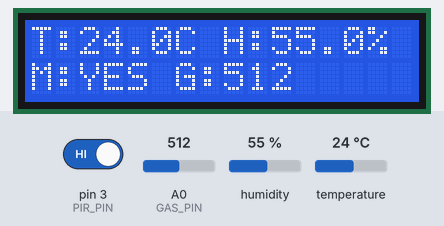
Recording of a sketch running on a simulated Arduino Uno, built with avr-gcc and run on an emulated ATmega328P. On the bench: 16×2 character LCD. Inputs (shaded band) come from the test bench; at power-on: pin 3 (PIR_PIN) HIGH, humidity 55 %, A0 (GAS_PIN) = 512, temperature 24 °C. What the sketch prints to the serial monitor is not drawn.

Above: at 11.2 s.
11.3 s: pin 3 (PIR_PIN) driven LOW
At 13.3 s:
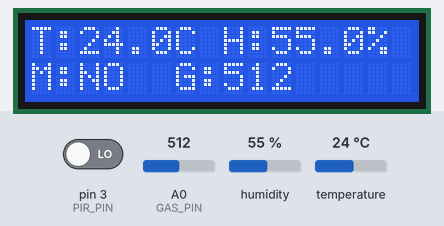
13.8 s: humidity set to 22 %
At 14.5 s:
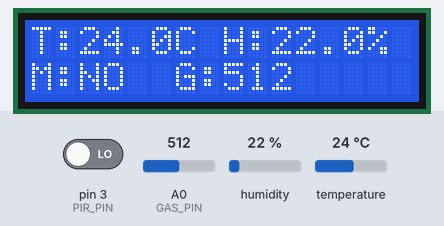
16.3 s: A0 (GAS_PIN) set to 716
At 18.8 s:
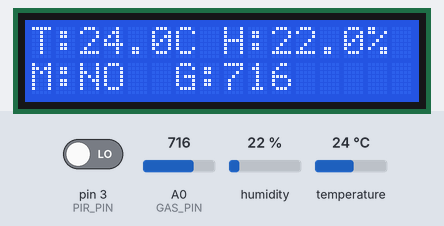
19.6 s: temperature set to 12 °C
At 23.0 s:
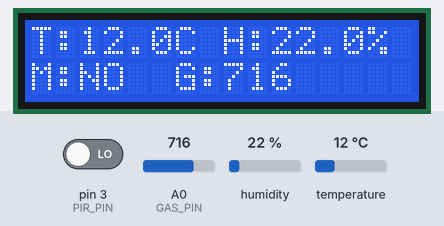
23.6 s: A0 (GAS_PIN) set to 900
At 24.8 s:
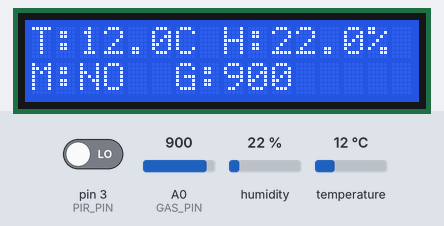
26.1 s: pin 3 (PIR_PIN) driven HIGH
At 27.2 s:
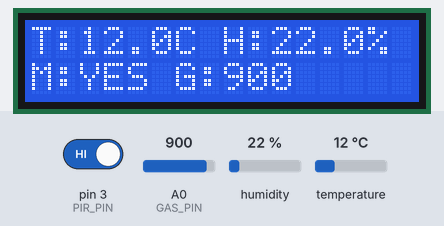
Timing chart, 0 to 29.1 s (numbered marks = the images above; inputs shaded):
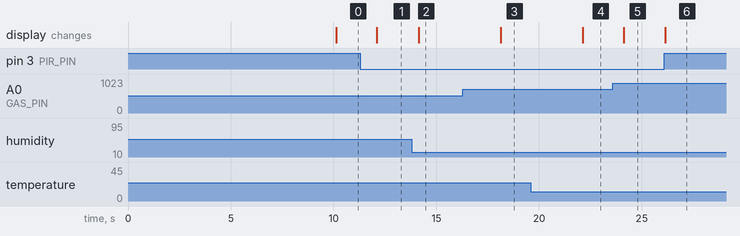

Measured:
- after the input at 11.3 s, the display: changes after 0.81 s (image 1)
- after the input at 13.8 s, the display: changes after 0.34 s (image 2)
- after the input at 16.3 s, the display: changes after 1.8 s (image 3)
- after the input at 19.6 s, the display: changes after 2.5 s (image 4)
- after the input at 23.6 s, the display: changes after 0.51 s (image 5)
- after the input at 26.1 s, the display: changes at once (image 6)

The sketch:

Arduino2_Environment.ino
```cpp
// Arduino_Sensor_Project.ino
#include <Wire.h>
#include <LiquidCrystal_I2C.h>
#include "Config.h"
#include "DHTSensor.h"
#include "PIRSensor.h"
#include "GasSensor.h" // Added Gas Sensor header

// Initialize LCD (I2C address 0x27 is standard; change to 0x3F if blank)
LiquidCrystal_I2C lcd(0x27, 16, 2);

DHTSensor dhtSensor(DHT_PIN, DHT_TYPE);
PIRSensor pirSensor(PIR_PIN);
GasSensor gasSensor(GAS_PIN); // Added Gas Sensor instance

unsigned long lastReadTime = 0;
const unsigned long readInterval = 2000; // 2 seconds delay for sensors

void setup() {
    Serial.begin(BAUD_RATE);

    // Initialize LCD with backlight
    lcd.init();
    lcd.backlight();
    lcd.setCursor(0, 0);
    lcd.print("System Readying");

    dhtSensor.begin();
    pirSensor.begin();
    gasSensor.begin(); // Initialize Gas Sensor

    // Warm-up delay to stabilize the PIR sensor baseline
    delay(10000);
    lcd.clear();
}

void loop() {
    unsigned long currentMillis = millis();

    if (currentMillis - lastReadTime >= readInterval) {
        lastReadTime = currentMillis;

        bool dhtSuccess = dhtSensor.read();
        bool motionDetected = pirSensor.isMotionDetected();
        int gasValue = gasSensor.read(); // Read gas sensor raw/ppm value

        float temp = dhtSuccess ? dhtSensor.getTemperature() : 0.0;
        float hum = dhtSuccess ? dhtSensor.getHumidity() : 0.0;

        // Display readings on LCD screen
        lcd.setCursor(0, 0);
        lcd.print("T:");
        lcd.print(temp, 1);
        lcd.print("C H:");
        lcd.print(hum, 1);
        lcd.print("%  ");

        lcd.setCursor(0, 1);
        lcd.print("M:");
        lcd.print(motionDetected ? "YES" : "NO ");
        lcd.print(" G:");
        lcd.print(gasValue);
        lcd.print("   ");

        // Format: TEMP,HUMIDITY,MOTION,GAS
        Serial.print(temp);
        Serial.print(",");
        Serial.print(hum);
        Serial.print(",");
        Serial.print(motionDetected ? "1" : "0");
        Serial.print(",");
        Serial.println(gasValue);
    }
}
```

DHTSensor.cpp
```cpp
// DHTSensor.cpp
#include "DHTSensor.h"

DHTSensor::DHTSensor(uint8_t pin, uint8_t type) : dht(pin, type), temperature(0.0), humidity(0.0) {}

void DHTSensor::begin() {
    dht.begin();
}

bool DHTSensor::read() {
    float h = dht.readHumidity();
    float t = dht.readTemperature();

    if (isnan(h) || isnan(t)) {
        return false;
    }

    humidity = h;
    temperature = t;
    return true;
}

float DHTSensor::getTemperature() const {
    return temperature;
}

float DHTSensor::getHumidity() const {
    return humidity;
}
```

DHTSensor.h
```cpp
// DHTSensor.h
#ifndef DHT_SENSOR_H
#define DHT_SENSOR_H

#include <DHT.h>

class DHTSensor {
private:
    DHT dht;
    float temperature;
    float humidity;

public:
    DHTSensor(uint8_t pin, uint8_t type);
    void begin();
    bool read();
    float getTemperature() const;
    float getHumidity() const;
};

#endif
```

GasSensor.cpp
```cpp
#include "GasSensor.h"

GasSensor::GasSensor(uint8_t sensorPin) {
  pin = sensorPin;
}

void GasSensor::begin() {
  pinMode(pin, INPUT);
}

int GasSensor::read() {
  return analogRead(pin);
}
```

GasSensor.h
```cpp
#ifndef GAS_SENSOR_H
#define GAS_SENSOR_H

#include <Arduino.h>

class GasSensor {
private:
  uint8_t pin;

public:
  GasSensor(uint8_t sensorPin);
  void begin();
  int read();
};

#endif
```

PIRSensor.cpp
```cpp
// PIRSensor.cpp
#include "PIRSensor.h"

PIRSensor::PIRSensor(uint8_t pin) : pin(pin) {}

void PIRSensor::begin() {
    pinMode(pin, INPUT);
}

bool PIRSensor::isMotionDetected() {
    return digitalRead(pin) == HIGH;
}
```

PIRSensor.h
```cpp
// PIRSensor.h
#ifndef PIR_SENSOR_H
#define PIR_SENSOR_H

#include <Arduino.h>

class PIRSensor {
private:
    uint8_t pin;

public:
    PIRSensor(uint8_t pin);
    void begin();
    bool isMotionDetected();
};

#endif
```

Config.h
```cpp
#ifndef CONFIG_H
#define CONFIG_H

// Sensor pins
#define PIR_PIN 3
#define DHT_PIN 2
#define GAS_PIN A0

// DHT sensor
#define DHT_TYPE DHT11

// LCD
#define LCD_ADDRESS 0x27
#define LCD_COLUMNS 16
#define LCD_ROWS 2

#define BAUD_RATE 9600

#endif
```

LCDDisplay.cpp
```cpp
#include "LCDDisplay.h"

LCDDisplay::LCDDisplay(uint8_t address, uint8_t columns, uint8_t rows)
  : lcd(address, columns, rows) {
}

void LCDDisplay::begin() {
  lcd.init();
  lcd.backlight();
}

void LCDDisplay::showStartup() {
  lcd.clear();
  lcd.setCursor(0, 0);
  lcd.print("Smart Monitor");
  lcd.setCursor(0, 1);
  lcd.print("Starting...");
}

void LCDDisplay::showTemperatureHumidity(float temperature, float humidity) {
  lcd.clear();
  lcd.setCursor(0, 0);
  lcd.print("T:");
  lcd.print(temperature, 1);
  lcd.print("C");

  lcd.setCursor(0, 1);
  lcd.print("Humidity:");
  lcd.print(humidity, 0);
  lcd.print("%");
}

void LCDDisplay::showMotion(bool motion) {
  lcd.clear();
  lcd.setCursor(0, 0);
  lcd.print("Motion:");
  lcd.setCursor(0, 1);

  if (motion) {
    lcd.print("DETECTED");
  } else {
    lcd.print("NONE");
  }
}

void LCDDisplay::showGas(int gasValue, int threshold) {
  lcd.clear();
  lcd.setCursor(0, 0);
  lcd.print("Gas:");
  lcd.print(gasValue);

  lcd.setCursor(0, 1);

  if (gasValue > threshold) {
    lcd.print("WARNING!");
  } else {
    lcd.print("Gas Normal");
  }
}
```

LCDDisplay.h
```cpp
#ifndef LCD_DISPLAY_H
#define LCD_DISPLAY_H

#include <Arduino.h>
#include <LiquidCrystal_I2C.h>

class LCDDisplay {
private:
  LiquidCrystal_I2C lcd;

public:
  LCDDisplay(uint8_t address, uint8_t columns, uint8_t rows);
  void begin();
  void showStartup();
  void showTemperatureHumidity(float temperature, float humidity);
  void showMotion(bool motion);
  void showGas(int gasValue, int threshold);
};

#endif
```
